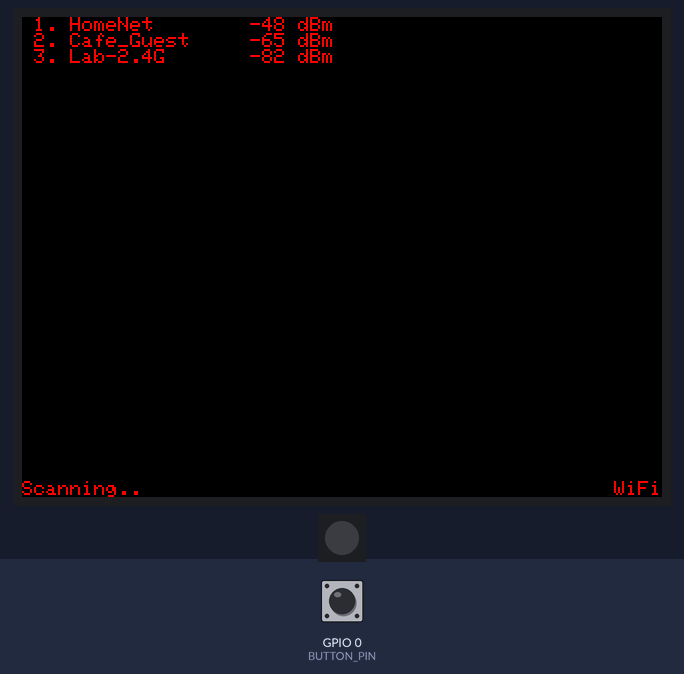
Bench run of a sketch on a simulated ESP32. Shown: 320×240 colour display, 1 RGB LEDs in strip order, left to right. The test bench sets the inputs (shaded band); at power-on: GPIO 0 (BUTTON_PIN) HIGH. Dim RGB values are drawn brighter than linear; a WiFi scan finds three made-up networks; what the sketch prints to the serial monitor is not drawn.

Above: at 5.1 s.
5.2 s: GPIO 0 (BUTTON_PIN) pulled LOW for 0.15 s
8.9 s: GPIO 0 (BUTTON_PIN) pulled LOW for 1 s
At 9.32 s:
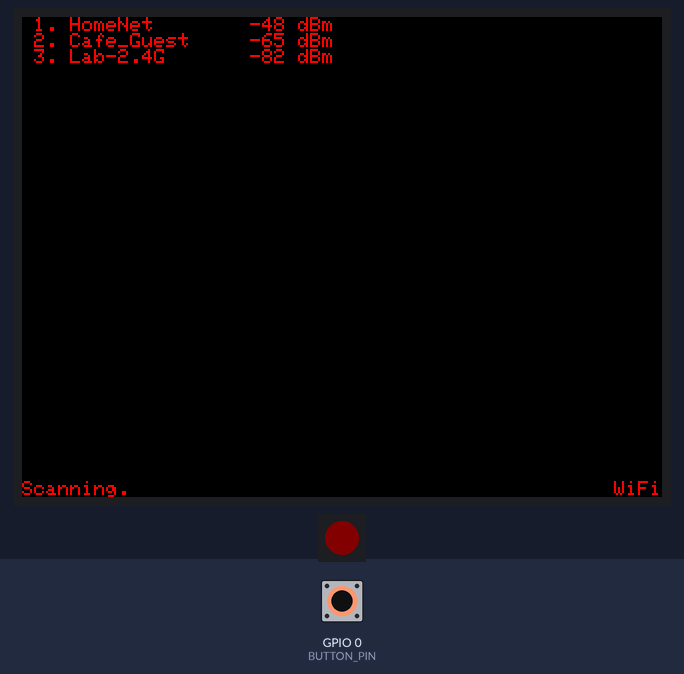
14.5 s: GPIO 0 (BUTTON_PIN) pulled LOW for 3.2 s
18.3 s: GPIO 0 (BUTTON_PIN) pulled LOW for 0.15 s
Timing chart, 0 to 22.1 s (numbered marks = the images above; inputs shaded):
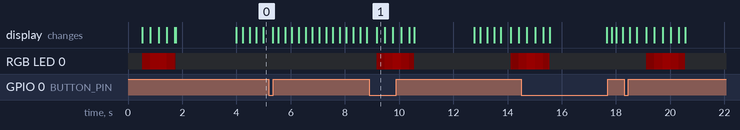

The sketch:

T-Dongle-S3-WifiscanS3-v0.7.ino
```cpp
//T-Dongle S3 Wifiscanner v0.7 by Amellinium

// Required libraries
#include <WiFi.h>
#include <TFT_eSPI.h>
#include <FastLED.h>

// === FastLED Configuration for T-Dongle S3 ===
#define NUM_LEDS 1 // The board has one built-in APA102 LED
#define DATA_PIN 40
#define CLOCK_PIN 39

// Create an array for our LED, representing its color state
CRGB leds[NUM_LEDS];
// ============================================

TFT_eSPI tft = TFT_eSPI();

const int maxNetworks = 20;
const int networksPerPage = 8;
String ssidList[maxNetworks];
int rssiList[maxNetworks];
int totalNetworks = 0;

int currentStartIndex = 0;
unsigned long lastScanTime = 0;
const unsigned long scanInterval = 5000; // 5 seconds

// === Button Configuration ===
#define BUTTON_PIN 0 // The button on the T-Dongle S3 is connected to GPIO 0
volatile bool buttonPressed = false;
volatile unsigned long lastDebounceTime = 0;
const unsigned long debounceDelay = 50;

// === Screen Rotation State ===
// Initial rotation is set to 1, which you confirmed is the correct upright orientation.
int screenRotation = 1;

// === Scanning Indicator State ===
unsigned long lastIndicatorChange = 0;
const unsigned long indicatorInterval = 250; // Update indicator every 250ms
int indicatorState = 0;

// Function to handle the button interrupt
// The IRAM_ATTR attribute ensures this function is placed in RAM, allowing it to execute quickly.
void IRAM_ATTR handleButtonPress() {
  // Simple debounce logic to prevent multiple button presses from a single physical press.
  if (millis() - lastDebounceTime > debounceDelay) {
    buttonPressed = true;
    lastDebounceTime = millis();
  }
}

// Function to create a smooth "breathing" effect on the LED.
void breatheLED(CRGB color, int maxBrightness, int duration) {
  // Fade in
  for (int brightness = 0; brightness <= maxBrightness; brightness++) {
    FastLED.setBrightness(brightness);
    leds[0] = color;
    FastLED.show();
    delay(duration);
  }

  // Fade out
  for (int brightness = maxBrightness; brightness >= 0; brightness--) {
    FastLED.setBrightness(brightness);
    leds[0] = color;
    FastLED.show();
    delay(duration);
  }
}

void scanNetworks() {
  Serial.println("Starting WiFi scan...");

  // Pulse the LED with the CRGB::Red color before starting the scan.
  breatheLED(CRGB::Red, 25, 30);

  // Perform the WiFi scan (this is a blocking call)
  WiFi.mode(WIFI_STA);
  WiFi.disconnect(true);
  delay(100);

  totalNetworks = WiFi.scanNetworks();
  if (totalNetworks > maxNetworks) totalNetworks = maxNetworks;

  for (int i = 0; i < totalNetworks; ++i) {
    ssidList[i] = WiFi.SSID(i);
    rssiList[i] = WiFi.RSSI(i);
  }

  WiFi.scanDelete();

  Serial.println("WiFi scan complete.");
}

void drawNetworks(int startIndex) {
  tft.fillScreen(TFT_BLACK);
  tft.setCursor(0, 0);

  tft.setTextSize(1);
  tft.setTextColor(TFT_RED, TFT_BLACK);

  if (totalNetworks == 0) {
    tft.println("No networks found.");
    return;
  }

  int linesDrawn = 0;
  for (int i = startIndex; i < totalNetworks && linesDrawn < networksPerPage; ++i, ++linesDrawn) {
    int networkNumber = i + 1;
    int maxSsidLength = 14;

    // Adjust the max SSID length for two-digit numbers to maintain alignment
    if (networkNumber >= 10) {
      maxSsidLength = 13;
    }

    String truncatedSsid = ssidList[i].length() > maxSsidLength ? ssidList[i].substring(0, maxSsidLength) : ssidList[i];

    // Print the truncated SSID with the correct number and alignment
    tft.printf("%2d. %-*s %3d dBm\n", networkNumber, maxSsidLength, truncatedSsid.c_str(), rssiList[i]);
  }
}

// A new function to draw the animated scanning indicator on the last line.
void drawScanningIndicator() {
  // Clear the bottom line before redrawing the indicator
  tft.fillRect(0, tft.height() - tft.fontHeight(), tft.width(), tft.fontHeight(), TFT_BLACK);

  // Set the cursor for the left-aligned text
  tft.setCursor(0, tft.height() - tft.fontHeight());

  // Choose the text based on the current animation state
  switch(indicatorState) {
    case 0:
      tft.print("Scanning.");
      break;
    case 1:
      tft.print("Scanning..");
      break;
    case 2:
      tft.print("Scanning...");
      break;
    case 3:
      tft.print("Scanning   "); // Add spaces to clear previous dots
      break;
  }

  // Set the cursor for the right-aligned text
  // Calculate the x-position based on screen width and text length
  int wifiTextWidth = tft.textWidth("WiFi");
  tft.setCursor(tft.width() - wifiTextWidth, tft.height() - tft.fontHeight());
  tft.print("WiFi");
}

void setup() {
  Serial.begin(115200);

  // === Button Setup ===
  pinMode(BUTTON_PIN, INPUT_PULLUP);
  attachInterrupt(digitalPinToInterrupt(BUTTON_PIN), handleButtonPress, FALLING);

  tft.init();
  // Set the initial rotation to the original, correct orientation (1).
  tft.setRotation(screenRotation);
  tft.fillScreen(TFT_BLACK);

  tft.setTextSize(1);
  tft.setTextColor(TFT_RED, TFT_BLACK);

  // === FastLED initialization ===
  FastLED.addLeds<APA102, DATA_PIN, CLOCK_PIN, BGR>(leds, NUM_LEDS);
  // The brightness will be controlled dynamically by the breatheLED function.
  // ==============================

  scanNetworks();
  drawNetworks(0);
  drawScanningIndicator(); // Draw the indicator immediately after the initial list
  lastScanTime = millis();
}

void loop() {
  unsigned long now = millis();

  // Handle button press to toggle screen orientation
  if (buttonPressed) {
    buttonPressed = false;

    // Toggle the rotation between 1 (upright) and 3 (upside-down).
    if (screenRotation == 1) {
      screenRotation = 3;
    } else {
      screenRotation = 1;
    }
    tft.setRotation(screenRotation);
    drawNetworks(currentStartIndex); // Redraw the screen with the new rotation
    drawScanningIndicator(); // Redraw the indicator after the rotation
  }

  // The breathing effect and scan now happen every 5 seconds.
  if (now - lastScanTime > scanInterval) {
    scanNetworks();
    currentStartIndex = 0;
    drawNetworks(currentStartIndex);
    drawScanningIndicator(); // Redraw the indicator after a new scan
    lastScanTime = now;
  }

  // Update the scanning indicator every 250ms
  if (now - lastIndicatorChange > indicatorInterval) {
    lastIndicatorChange = now;
    indicatorState = (indicatorState + 1) % 4;
    drawScanningIndicator();
  }

  // Handle network list scrolling
  if (totalNetworks > networksPerPage) {
    // We now use a non-blocking check for the scroll delay
    static unsigned long lastScrollTime = 0;
    const unsigned long scrollInterval = 3000; // 3 seconds
    if (now - lastScrollTime > scrollInterval) {
      currentStartIndex += networksPerPage;
      if (currentStartIndex >= totalNetworks) {
        currentStartIndex = 0; // wrap
      }
      drawNetworks(currentStartIndex);
      drawScanningIndicator(); // Redraw the indicator after scrolling
      lastScrollTime = now;
    }
  }
}
```
